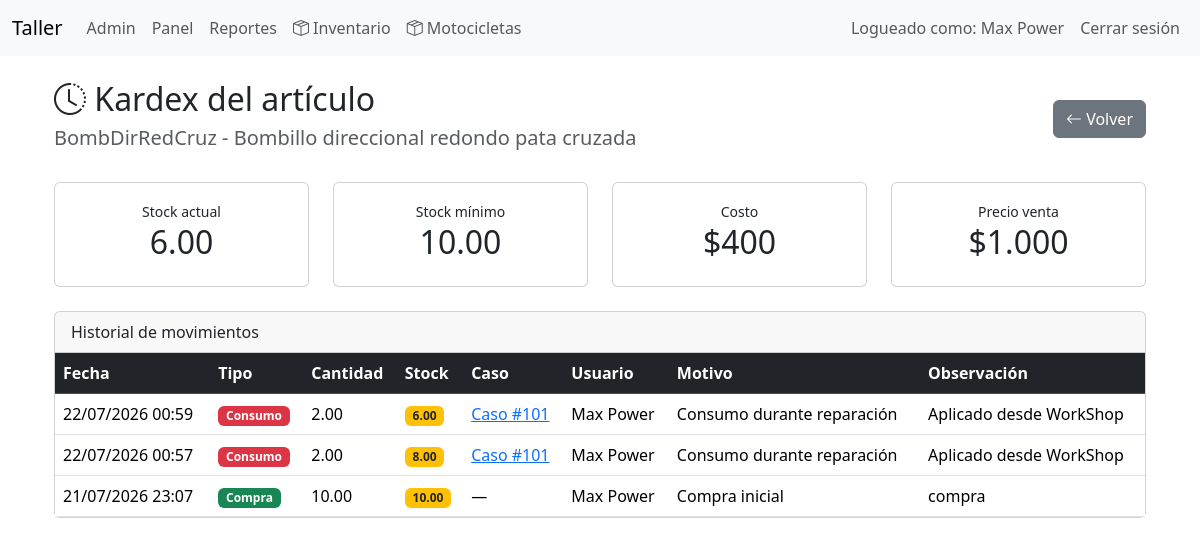
/index.php?controller=inventory&action=movements&id=2 (signed in), run on the app's committed database.
### tables this page shows
CREATE TABLE `partes` (
  `id` int(11) NOT NULL,
  `codigo` varchar(60) NOT NULL,
  `categoria_id` int(11) DEFAULT NULL,
  `tipo` enum('repuesto','insumo','herramienta') NOT NULL DEFAULT 'repuesto',
  `nombre` varchar(150) NOT NULL,
  `marca` varchar(100) DEFAULT NULL,
  `fabricante_repuesto_id` int(11) DEFAULT NULL,
  `numero_parte` varchar(100) DEFAULT NULL,
  `created_by` int(11) DEFAULT NULL,
  `unidad` enum('Unidad','Juego','Par','Litro','Mililitro','Kilogramo','Gramo','Metro','Centimetro') NOT NULL DEFAULT 'Unidad',
  `stock_actual` decimal(12,2) NOT NULL DEFAULT 0.00,
  `stock_reservado` decimal(12,2) NOT NULL DEFAULT 0.00,
  `stock_minimo` decimal(12,2) NOT NULL DEFAULT 0.00,
  `costo` decimal(10,2) NOT NULL DEFAULT 0.00,
  `precio_venta` decimal(10,2) NOT NULL DEFAULT 0.00,
  `ubicacion` varchar(120) DEFAULT NULL,
  `codigo_barras` varchar(100) DEFAULT NULL,
  `imagen` varchar(255) DEFAULT NULL,
  `activo` tinyint(1) NOT NULL DEFAULT 1,
  `created_at` datetime NOT NULL DEFAULT current_timestamp(),
  `updated_at` datetime NOT NULL DEFAULT current_timestamp() ON UPDATE current_timestamp()
);

CREATE TABLE `movimientos_inventario` (
  `id` int(11) NOT NULL,
  `parte_id` int(11) NOT NULL,
  `usuario_id` int(11) NOT NULL,
  `caso_id` int(11) DEFAULT NULL,
  `tipo` enum('compra','consumo','ajuste_entrada','ajuste_salida') NOT NULL,
  `motivo` varchar(255) DEFAULT NULL,
  `cantidad` decimal(12,2) NOT NULL,
  `stock_resultante` decimal(12,2) NOT NULL DEFAULT 0.00,
  `costo_unitario` decimal(10,2) DEFAULT NULL,
  `observacion` text DEFAULT NULL,
  `fecha` datetime NOT NULL DEFAULT current_timestamp()
);

CREATE TABLE `casos` (
  `id` int(11) NOT NULL,
  `vehiculo_id` int(11) NOT NULL,
  `mecanico_id` int(11) DEFAULT NULL,
  `fecha_ingreso` date DEFAULT NULL,
  `hora_ingreso` time DEFAULT NULL,
  `causa` text DEFAULT NULL,
  `observaciones` text DEFAULT NULL,
  `diagnostico` text DEFAULT NULL,
  `estado` enum('abierto','cerrado') DEFAULT 'abierto',
  `fecha_cierre` datetime DEFAULT NULL,
  `cerrado_por` int(11) DEFAULT NULL,
  `precio_cobrado` int(11) DEFAULT NULL,
  `descuento` int(11) DEFAULT 0,
  `utilidad` decimal(10,2) DEFAULT 0.00
);

CREATE TABLE `usuarios` (
  `id` int(11) NOT NULL,
  `nombre` varchar(150) NOT NULL,
  `usuario` varchar(100) NOT NULL,
  `contraseña_hash` varchar(255) NOT NULL,
  `rol` enum('admin','mecanico') NOT NULL DEFAULT 'mecanico',
  `fecha_creacion` datetime NOT NULL
);

### app/controllers/BaseController.php (called while the page is built, shortened)
<?php
abstract class BaseController
{
    protected function render(string $view, array $data = []): void
    {
        extract($data);
        require __DIR__ . '/../views/layouts/header.php';
        require __DIR__ . '/../views/' . $view . '.php';
        require __DIR__ . '/../views/layouts/footer.php';
    }
}

### app/controllers/InventoryController.php (called while the page is built, shortened)
<?php
class InventoryController extends BaseController
{
    private Part $partModel;
    public function __construct(PDO $pdo)
    {
        $this->partModel = new Part($pdo);
    }
    public function movements(): void
    {
        $id = (int)($_GET['id'] ?? 0);
        $part = $this->partModel->findById($id);
        $movements = $this->partModel->getMovements($id);
        $this->render(
            'inventory/movements',
            [
                'part' => $part,
                'movements' => $movements,
                'title' => 'Movimientos de inventario'
            ]
        );
    }
}

### app/models/BaseModel.php (called while the page is built, shortened)
<?php
class BaseModel
{
    public function __construct(PDO $pdo)
    {
        $this->db = $pdo;
    }
}

### app/models/Part.php (called while the page is built, shortened)
<?php
class Part extends BaseModel
{
    public function findById(int $id): ?array
    {
        $stmt = $this->db->prepare("
            SELECT *
            FROM partes
            WHERE id = ?
            LIMIT 1
        ");
        $stmt->execute([$id]);
        return $stmt->fetch(PDO::FETCH_ASSOC) ?: null;
    }
    public function getMovements(int $partId): array
    {
        $stmt = $this->db->prepare("
        SELECT
            m.*,
            u.nombre AS usuario,
            p.nombre AS articulo,
            c.id AS caso
        FROM movimientos_inventario m
        INNER JOIN usuarios u
            ON u.id = m.usuario_id
        INNER JOIN partes p
            ON p.id = m.parte_id
        LEFT JOIN casos c
            ON c.id = m.caso_id
        WHERE m.parte_id = :parte
        ORDER BY
            m.fecha DESC,
            m.id DESC
    ");
        $stmt->execute([
            ':parte' => $partId
        ]);
        return $stmt->fetchAll(PDO::FETCH_ASSOC);
    }
}

### app/views/inventory/movements.php (the view, shortened to what this page needs)
<div class="container mt-4">
    <div class="d-flex justify-content-between align-items-center mb-4">
        <div>
            <h2>
                <i class="bi bi-clock-history"></i>
                Kardex del artículo
            </h2>
            <h5 class="text-muted">
                <?= htmlspecialchars($part['codigo']) ?>
                -
                <?= htmlspecialchars($part['nombre']) ?>
            </h5>
        </div>
        <a
            href="index.php?controller=inventory&action=index"
            class="btn btn-secondary">
            <i class="bi bi-arrow-left"></i>
            Volver
        </a>
    </div>
    <div class="row mb-4">
        <div class="col-md-3">
            <div class="card">
                <div class="card-body text-center">
                    <small>Stock actual</small>
                    <h2>
                        <?= $part['stock_actual'] ?>
                    </h2>
                </div>
            </div>
        </div>
        <div class="col-md-3">
            <div class="card">
                <div class="card-body text-center">
                    <small>Stock mínimo</small>
                    <h2>
                        <?= $part['stock_minimo'] ?>
                    </h2>
                </div>
            </div>
        </div>
        <div class="col-md-3">
            <div class="card">
                <div class="card-body text-center">
                    <small>Costo</small>
                    <h2>
                        $<?= number_format($part['costo'],0,',','.') ?>
                    </h2>
                </div>
            </div>
        </div>
        <div class="col-md-3">
            <div class="card">
                <div class="card-body text-center">
                    <small>Precio venta</small>
                    <h2>
                        $<?= number_format($part['precio_venta'],0,',','.') ?>
                    </h2>
                </div>
            </div>
        </div>
    </div>
    <div class="card">
        <div class="card-header">
            Historial de movimientos
        </div>
        <div class="card-body p-0">
            <table class="table table-hover mb-0">
                <thead class="table-dark">
                    <tr>
                        <th>Fecha</th>
                        <th>Tipo</th>
                        <th>Cantidad</th>
                        <th>Stock</th>
                        <th>Caso</th>
                        <th>Usuario</th>
                        <th>Motivo</th>
                        <th>Observación</th>
                    </tr>
                </thead>
                <tbody>
<?php if (empty($movements)): ?>
    <tr>
        <td colspan="8" class="text-center text-muted p-4">
            No existen movimientos para este artículo.
        </td>
    </tr>
<?php else: ?>
    <?php foreach ($movements as $m): ?>
        <tr>
            <td>
                <?= date('d/m/Y H:i', strtotime($m['fecha'])) ?>
            </td>
            <td>
                <?php
                switch ($m['tipo']) {
                    case 'compra':
                        echo '<span class="badge bg-success">Compra</span>';
                        break;
                    case 'consumo':
                        echo '<span class="badge bg-danger">Consumo</span>';
                        break;
                }
                ?>
            </td>
            <td>
                <?= $m['cantidad'] ?>
            </td>
            <td>
                <?php if ($m['stock_resultante'] <= 0): ?>
                    <span class="badge bg-danger">
                        <?= $m['stock_resultante'] ?>
                    </span>
                <?php elseif ($m['stock_resultante'] <= $part['stock_minimo']): ?>
                    <span class="badge bg-warning text-dark">
                        <?= $m['stock_resultante'] ?>
                    </span>
                <?php else: ?>
                    <span class="badge bg-success">
                        <?= $m['stock_resultante'] ?>
                    </span>
                <?php endif; ?>
            </td>
            <td>
                <?php if ($m['caso']): ?>
                    <a href="index.php?controller=mechanic&action=viewCase&case_id=<?= $m['caso'] ?>">
                        Caso #<?= $m['caso'] ?>
                    </a>
                <?php else: ?>
                    —
                <?php endif; ?>
            </td>
            <td>
                <?= htmlspecialchars($m['usuario']) ?>
            </td>
            <td>
                <?= htmlspecialchars($m['motivo']) ?>
            </td>
            <td>
                <?= htmlspecialchars($m['observacion'] ?: '—') ?>
            </td>
        </tr>
    <?php endforeach; ?>
<?php endif; ?>
</tbody>
            </table>
        </div>
    </div>
</div>

### public/index.php (shortened to what this page needs)
<?php
spl_autoload_register(function ($class) {
    $paths = [__DIR__ . '/../app/models/' . $class . '.php', __DIR__ . '/../app/controllers/' . $class . '.php'];
    foreach ($paths as $p) {
        if (file_exists($p)) {
            return;
        }
    }
});
require_once __DIR__ . '/../config/database.php';
$controller = $_GET['controller'] ?? 'auth';
$action = $_GET['action'] ?? ($controller === 'auth' ? 'login' : 'index');
$controller = preg_replace('/[^a-z0-9_]/i','', $controller);
$action = preg_replace('/[^a-z0-9_]/i','', $action);
$controllerClass = str_replace(
    ' ',
    '',
    ucwords(str_replace(['_', '-'], ' ', $controller))
) . 'Controller';
$controllerFile = __DIR__ . '/../app/controllers/' . $controllerClass . '.php';
if (file_exists($controllerFile)) {
    $ctrl = new $controllerClass($pdo);
    if (method_exists($ctrl, $action)) {
        $ctrl->{$action}();
    } else {
        http_response_code(404);
        echo "Accion no encontrada";
    }
} else {
    http_response_code(404);
    echo "Controlador no encontrado";
}

### app/views/layouts/header.php (shortened to what this page needs)
<!doctype html>
<html lang="es">
<head>
  <link href="https://cdn.jsdelivr.net/npm/bootstrap@5.3.2/dist/css/bootstrap.min.css" rel="stylesheet">
   <link rel="stylesheet" href="/projects/workShop/public/css/style.css">
   <link
    rel="stylesheet"
    href="https://cdn.jsdelivr.net/npm/bootstrap-icons@1.11.3/font/bootstrap-icons.min.css">
</head>
<body>
<nav class="navbar navbar-expand-lg navbar-light bg-light">
  <div class="container-fluid">
    <a class="navbar-brand" href="#">Taller</a>
    <div class="collapse navbar-collapse">
      <ul class="navbar-nav me-auto">
        <?php if (!empty($_SESSION['user_id'])): ?>
          <?php if (isset($_SESSION['user_role']) && $_SESSION['user_role'] === 'admin'): ?>
            <li class="nav-item"><a class="nav-link" href="index.php?controller=admin&action=dashboard">Admin</a></li>
          <?php endif; ?>
          <li class="nav-item"><a class="nav-link" href="index.php?controller=mechanic&action=dashboard">Panel</a></li>
          <li class="nav-item"><a class="nav-link" href="index.php?controller=report&action=form">Reportes</a></li>
          <li class="nav-item"><a class="nav-link" href="index.php?controller=inventory&action=index"><i class="bi bi-box-seam"></i> Inventario</a></li>
          <li class="nav-item"><a class="nav-link" href="index.php?controller=modelo_moto&action=index"><i class="bi bi-box-seam"></i> Motocicletas</a></li>
        <?php endif; ?>
      </ul>
      <ul class="navbar-nav">
        <?php if (!empty($_SESSION['user_id'])): ?>
          <li class="nav-item"><span class="nav-link">Logueado como: <?=htmlspecialchars($_SESSION['user_name'])?></span></li>
          <li class="nav-item"><a class="nav-link" href="index.php?controller=auth&action=logout">Cerrar sesión</a></li>
        <?php endif; ?>
      </ul>
    </div>
  </div>
</nav>
<div class="container mt-4">

### app/views/layouts/footer.php (shortened to what this page needs)
</div>
</body>
</html>

### public/css/style.css (style rules this page uses)
body { padding-bottom: 40px; }

### data on the page
partes: codigo "BombDirRedCruz", nombre "Bombillo direccional redondo pata cruzada", stock_actual "6.00", stock_minimo "10.00", costo "400", precio_venta "1.000"
movimientos_inventario: fecha "22/07/2026 00:59", tipo "Consumo", cantidad "2.00", stock_resultante "6.00", caso "101", usuario.nombre "Max Power", motivo "Consumo durante reparación", observacion "Aplicado desde WorkShop"
movimientos_inventario: fecha "22/07/2026 00:57", tipo "Consumo", cantidad "2.00", stock_resultante "8.00", caso "101", usuario.nombre "Max Power", motivo "Consumo durante reparación", observacion "Aplicado desde WorkShop"
movimientos_inventario: fecha "21/07/2026 23:07", tipo "Compra", cantidad "10.00", stock_resultante "10.00", usuario.nombre "Max Power", motivo "Compra inicial", observacion "compra"

### other printed values
$_SESSION['user_name'] "Max Power"
